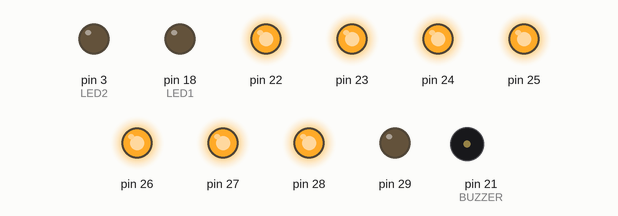
A sketch run on a simulated Arduino Mega 2560, built with avr-gcc and run on an emulated ATmega2560. Parts: output pins drawn as LEDs (lit = HIGH), buzzer (waves = sounding, pin HIGH). What the sketch prints to the serial monitor is not drawn.

Above: at 0.2 s.
At 0.8 s:
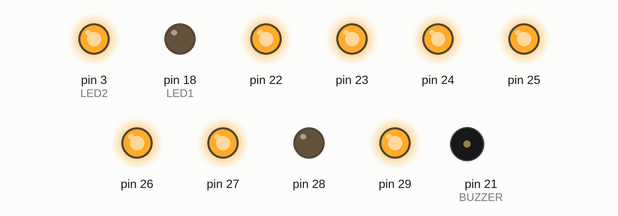
At 2.1 s:
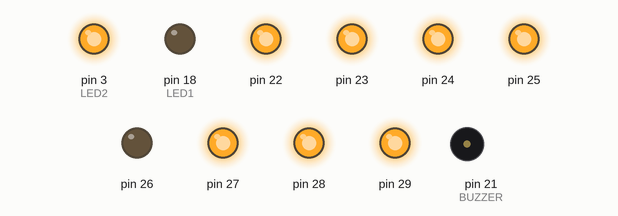
At 3.4 s:
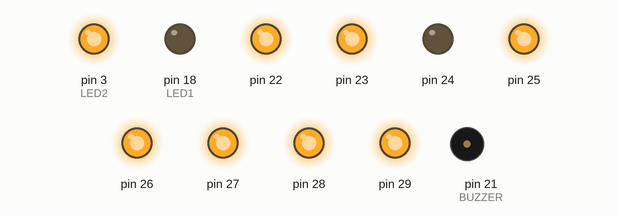
At 5.5 s:
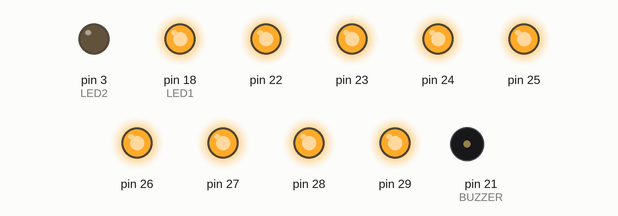
At 7.4 s:
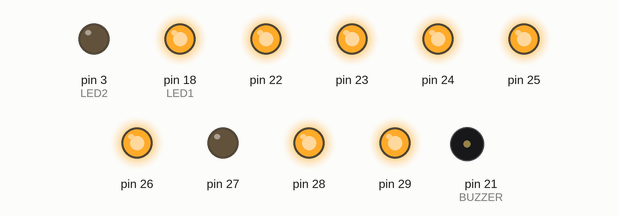
Timing chart, 0 to 7.8 s (numbered marks = the images above):
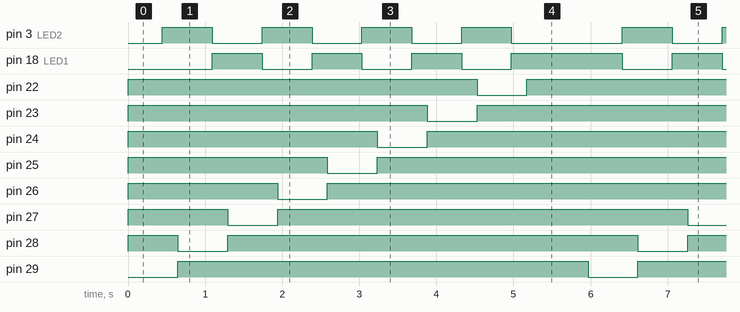

Measured:
- by itself, pin 3 (LED2): repeats every 6.0 s: 3 × (LOW 0.65 s, HIGH 0.65 s), LOW 1.4 s, HIGH 0.65 s
- by itself, pin 18 (LED1): repeats every 6.0 s: 2 × (LOW 0.65 s, HIGH 0.65 s), LOW 0.65 s, HIGH 1.4 s, LOW 0.65 s, HIGH 0.65 s
- by itself, pin 22–29: alternates HIGH for 5.3 s and LOW for 0.65 s

The sketch:

INPUT-OUTPUT1-TEST.ino
```cpp
#define PORTBUZZER PORTC
#define LED1 18
#define LED2 3
#define BUZZER 21
uint8_t stsled=0;
void setup() {
  // put your setup code here, to run once:
  DDRA= 0xff;

  PORTA =0xff;
  pinMode(LED1,OUTPUT); //led1
  pinMode(LED2,OUTPUT); //led 2
  pinMode(BUZZER,OUTPUT); //BUZZZER

  Serial.begin(115200);
  Serial.println("RESET");
}

void loop() {
  // put your main code here, to run repeatedly:

  for(uint8_t aa=0x80;aa>0;)
    {
        //aa=aa>>1;
        PORTA = aa ^ 0xff;      ///    aa=  !aa //    aa=0  ->> aa= 1          aa=1     aa ^ 0xff =                0b000000001  0xb1111 1110  0xfe
         Serial.print("PORT A: ");
        Serial.print(PORTA,HEX);
        buzzersound(246,500);
       // beepshort();
        delay(200);
        aa=aa>>1;
        if (stsled==1)
        {
            digitalWrite(LED1,HIGH);
            digitalWrite(LED2,LOW);
             Serial.print("   LED1:HIGH");
             Serial.println("   LED2:LOW ");
        }
        else
        {
           digitalWrite(LED1,LOW);
            digitalWrite(LED2,HIGH);
             Serial.print("   LED1:LOW ");
             Serial.println("   LED2:HIGH");
        }
         stsled=stsled ^ 1;
         delay(200);

    }
    //  delay(300);
     PORTA =  0xff;      //
     beep();
      Serial.println("  BEEP ");
       delay(300);
}


void buzzersound(int freq , int pnj)
{

  for (int u = 0 ; u < pnj;  u++)
  {
    //digitalWrite(11, HIGH);
    PORTBUZZER |= 0x20;

    delayMicroseconds(freq);

    //digitalWrite(11, LOW);
    PORTBUZZER &= 0xdf;

    delayMicroseconds(freq);
  }

}


void nobuzzersound(int freq , int pnj)
{

  for (int u = 0 ; u < pnj;  u++)
  {
    //digitalWrite(11, LOW);
    PORTBUZZER &= 0xdf; //PB5

    delayMicroseconds(freq);

    //digitalWrite(11, LOW);
    PORTBUZZER &= 0xdf;

    delayMicroseconds(freq);
  }

}


void beep()
{

  buzzersound(246, 200); //buzzersound(623,300);
  nobuzzersound(246, 200);
  buzzersound(246, 200); //buzzersound(623,300);
  nobuzzersound(246, 200);
  buzzersound(246, 200); //buzzersound(623,300);
}

void beepshort()
{

  buzzersound(246, 50); //buzzersound(623,300);
  nobuzzersound(246, 50);
  buzzersound(246, 50); //buzzersound(623,300);
  nobuzzersound(246, 50);
  buzzersound(246, 50); //buzzersound(623,300);
  nobuzzersound(246, 50);
  buzzersound(246, 50); //buzzersound(623,300);
  nobuzzersound(246, 50);
  buzzersound(246, 50); //buzzersound(623,300);
}
```
